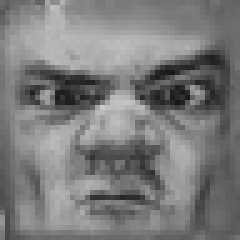
#> input picture images/FER2013/angry/11548.jpg, 48 x 48 px (shown 5 times larger); its folder holds only this picture in this run
$ python extraction.py
#> lines starting #> are read from the running program, lines starting #| are printed output that depends on the picture
import os
import cv2
import numpy as np
import pandas as pd
import logging
from sklearn.decomposition import PCA
from sklearn.preprocessing import StandardScaler
from skimage.feature import hog, local_binary_pattern
from concurrent.futures import ThreadPoolExecutor
from sklearn.feature_selection import SelectKBest, f_classif
import psutil  # For logging memory usage

# **Set Up Logging**
os.makedirs("logs", exist_ok=True)
logging.basicConfig(
    filename="logs/feature_extraction.log",
    filemode="w",
    format="%(asctime)s - %(levelname)s - %(message)s",
    level=logging.INFO
)

def log_and_print(message):
    """Helper function to log and print messages."""
    print(message)
    logging.info(message)

def log_memory_usage():
    """Logs the current memory usage."""
    process = psutil.Process(os.getpid())
    mem_usage = process.memory_info().rss / (1024 ** 2)  # Convert to MB
    log_and_print(f"Memory Usage: {mem_usage:.2f} MB")

log_and_print("Starting Feature Extraction for CK+ Dataset...")

# **Define Paths**
# input_folder = "images/CK+/"
# output_parquet = "Features/ckplus_features.parquet"

input_folder = "images/FER2013/"
output_parquet = "Features/FER_features.parquet"

# **Feature Extraction Parameters**
IMAGE_SIZE = (128, 128)  # Resize images to 128x128
HOG_PARAMS = {
    "pixels_per_cell": (8, 8),
    "cells_per_block": (2, 2),
    "orientations": 9,
    "feature_vector": True
}
LBP_PARAMS = {
    "P": 8,  # Number of circularly symmetric neighbor set points
    "R": 1,  # Radius of LBP
    "method": "uniform"
}
PCA_VARIANCE_THRESHOLD = 0.95  # Keep 95% variance
SELECT_K = 300  # Select top 300 features

# **Initialize Scaler**
scaler = StandardScaler()

def apply_clahe(image):
    """Applies CLAHE (Contrast Limited Adaptive Histogram Equalization)."""
    clahe = cv2.createCLAHE(clipLimit=2.0, tileGridSize=(8, 8))
    return clahe.apply(image)

def extract_lbp_features(image):
    """Extracts LBP features from an image."""
    lbp = local_binary_pattern(image, LBP_PARAMS["P"], LBP_PARAMS["R"], method=LBP_PARAMS["method"])
    hist, _ = np.histogram(lbp.ravel(), bins=np.arange(0, LBP_PARAMS["P"] + 3), density=True)
    return hist

def process_image(img_path, class_name):
    """Loads an image, extracts HOG + LBP features, and returns them."""
#> called with img_path = 'images/FER2013/angry/11548.jpg', class_name = 'angry'
    img = cv2.imread(img_path, cv2.IMREAD_GRAYSCALE)
#> img is the input picture: shape (48, 48); min 24, max 203, mean 123.4
    if img is None:
        return None

    img_resized = cv2.resize(img, IMAGE_SIZE)
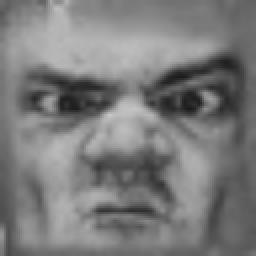
#> img_resized: shape (128, 128) (shown 2 times larger); min 26, max 199, mean 123.3
    img_eq = apply_clahe(img_resized)  # Use CLAHE for contrast enhancement
#> in apply_clahe, `return clahe.apply(image)`:
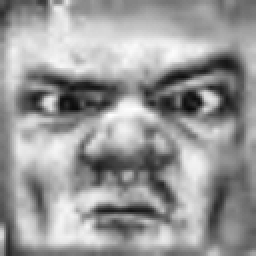
#> returned value: shape (128, 128) (shown 2 times larger); min 10, max 254, mean 153

    # **Extract Features**
    hog_features = hog(img_eq, **HOG_PARAMS)
#> hog_features = 8100 values, max 0.453 at index 1973, min 0 at index 6, mean 0.125
    lbp_features = extract_lbp_features(img_eq)
#> in extract_lbp_features, `lbp = local_binary_pattern(image, LBP_PARAMS["P"], LBP_PARAMS["R"], me..`:
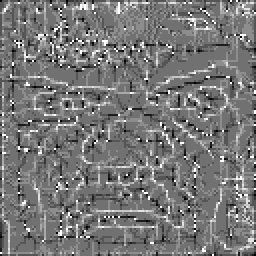
#> lbp: shape (128, 128) float64 (shown 2 times larger); min 0, max 9, mean 4.24; drawn with min black and max white
#> in extract_lbp_features, `hist, _ = np.histogram(lbp.ravel(), bins=np.arange(0, LBP_PARAMS["P"] ..`: hist = [0.00763, 0.023, 0.0326, 0.159, 0.461, 0.203, 0.047, 0.0259, 0.0161, 0.0258]
#> lbp_features has the same summary as hist in extract_lbp_features

    # **Combine Features**
    combined_features = np.hstack((hog_features, lbp_features))
#> combined_features = 8110 values, max 0.461 at index 8104, min 0 at index 6, mean 0.125
    return combined_features, class_name

# **Process Images Using Multithreading**
features, labels = [], []

with ThreadPoolExecutor() as executor:
    futures = []
    for class_name in os.listdir(input_folder):
        class_path = os.path.join(input_folder, class_name)
        if os.path.isdir(class_path):
            log_and_print(f"Processing class: {class_name}")
            for img_name in os.listdir(class_path):
                img_path = os.path.join(class_path, img_name)
                futures.append(executor.submit(process_image, img_path, class_name))
#> pass 2 of the loop `for class_name in os.listdir(input_folder):`:
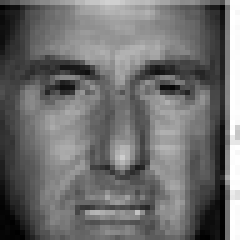
#> input picture images/FER2013/disgust/10732.jpg, 48 x 48 px (shown 5 times larger)
#> in process_image, img is the input picture: shape (48, 48); min 0, max 255, mean 110
#> in apply_clahe (call 2), `return clahe.apply(image)`:
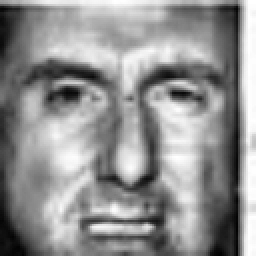
#> returned value: shape (128, 128) (shown 2 times larger); min 2, max 255, mean 144.7
#> hog_features = 8100 values, max 0.529 at index 112, min 0 at index 15, mean 0.119
#> in extract_lbp_features (call 2), `lbp = local_binary_pattern(image, LBP_PARAMS["P"], LBP_PARAMS["R"], me..`:
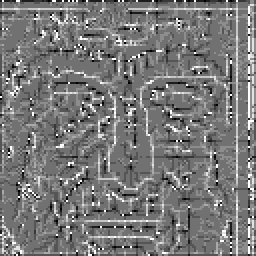
#> lbp: shape (128, 128) float64 (shown 2 times larger); min 0, max 9, mean 4.28; drawn with min black and max white
#> hist = [0.00775, 0.0267, 0.0292, 0.149, 0.47, 0.192, 0.0444, 0.0312, 0.0205, 0.0284]
#> lbp_features has the same summary as hist in extract_lbp_features
#> combined_features = 8110 values, max 0.529 at index 112, min 0 at index 15, mean 0.119

    for future in futures:
        result = future.result()
        if result:
            features.append(result[0])
            labels.append(result[1])
#> this loop made 2 passes
#> after the loop, features = 2 items; labels = ['angry', 'disgust']

log_and_print("Feature extraction complete. Converting to NumPy arrays...")
log_memory_usage()
#> (the call stopped at in log_memory_usage, `mem_usage = process.memory_info().rss / (1024 ** 2)`: psutil is not available in this run)

# **Convert to NumPy Array**
features = np.array(features)
labels = np.array(labels)

# **Apply Feature Scaling**
log_and_print("Applying feature scaling...")
features_scaled = scaler.fit_transform(features)
log_memory_usage()
#> (the call stopped at in log_memory_usage, `mem_usage = process.memory_info().rss / (1024 ** 2)`: psutil is not available in this run)

# **Compute PCA Explained Variance**
pca_temp = PCA().fit(features_scaled)
explained_variance = np.cumsum(pca_temp.explained_variance_ratio_)
#> explained_variance = [1, 1]
optimal_components = np.argmax(explained_variance >= PCA_VARIANCE_THRESHOLD) + 1  # **Keep 95% variance**
#> optimal_components = 1
log_and_print(f"Optimal PCA components for {PCA_VARIANCE_THRESHOLD*100}% variance: {optimal_components}")

# **Apply PCA**
log_and_print(f"Applying PCA with {optimal_components} components...")
pca = PCA(n_components=optimal_components)
X_pca = pca.fit_transform(features_scaled)
#> X_pca = [89.09, -89.09]
log_memory_usage()
#> (the call stopped at in log_memory_usage, `mem_usage = process.memory_info().rss / (1024 ** 2)`: psutil is not available in this run)

# **Apply Feature Selection (SelectKBest)**
log_and_print(f"Applying SelectKBest to select top {SELECT_K} features...")
selector = SelectKBest(f_classif, k=SELECT_K)
X_selected = selector.fit_transform(X_pca, labels)
#> X_selected = [89.09, -89.09]
log_memory_usage()
#> (the call stopped at in log_memory_usage, `mem_usage = process.memory_info().rss / (1024 ** 2)`: psutil is not available in this run)

# **Save Features to Parquet**
log_and_print("Saving extracted features to Parquet file...")
df = pd.DataFrame(X_selected)
#> df = table of 2 rows and 1 columns
df.insert(0, "label", labels)
#> (the run stopped early here; a loop or call above may not have finished)
